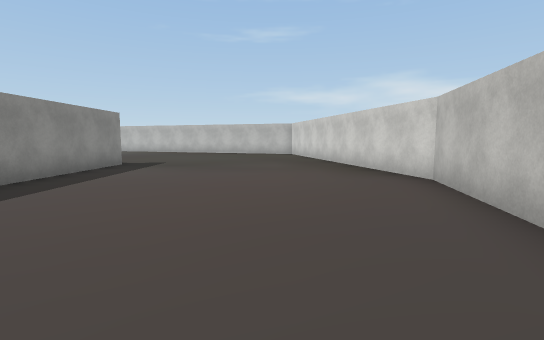
View 1 (above)

22 first-person views from a walk through a 3-D level made in the Unity game engine. The camera is 1.5 m above the floor, tilts 6° down and sees 85° across. The floor is counted in squares, 2 m on a side. Each view is taken from the middle of a square. On the plan, view 1 faces up. The plan holds only what a view shows up to about 10 squares ahead; the rest is blank. The place goes on beyond the plan. Some surface patterns are stand-ins.

View 2
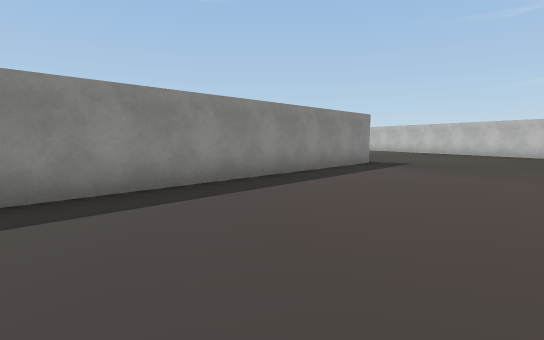

View 3
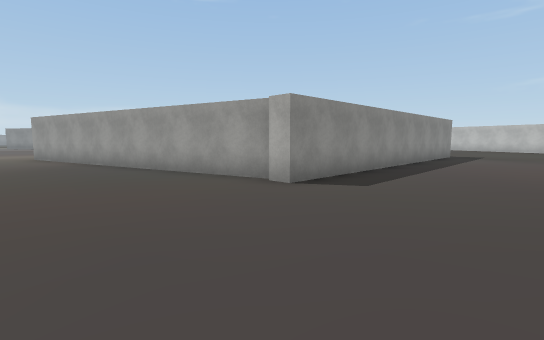

View 4
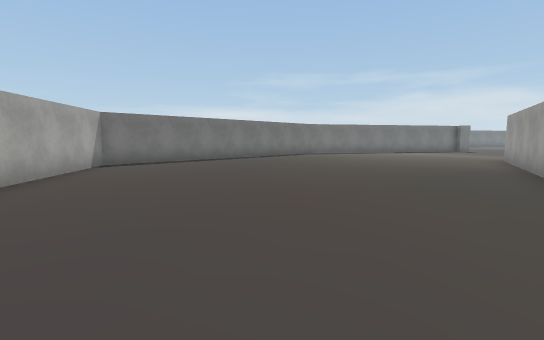

View 5
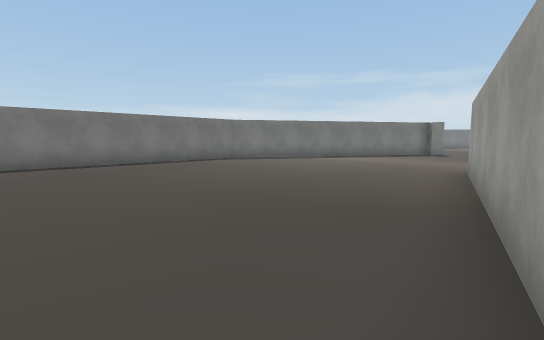

View 6
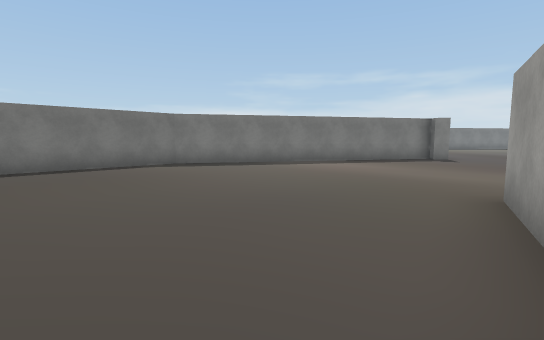

View 7
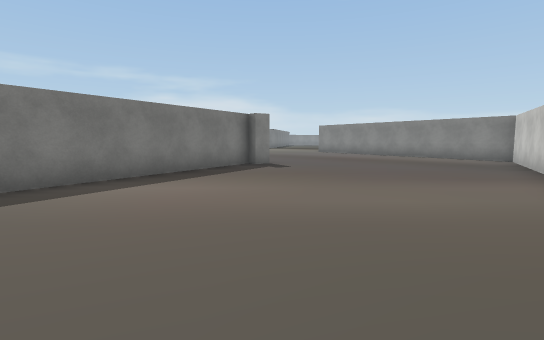

View 8
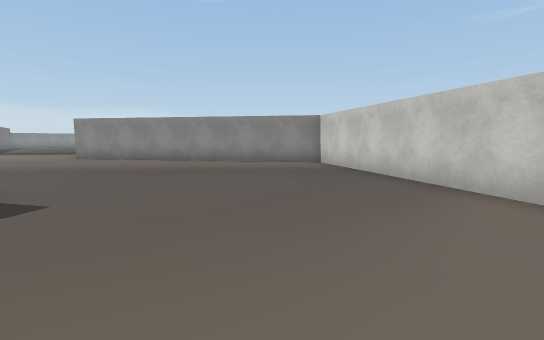

View 9
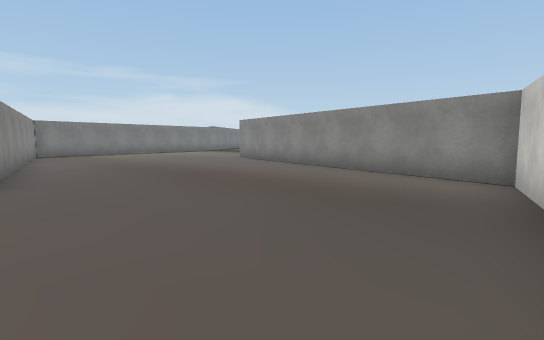

View 10
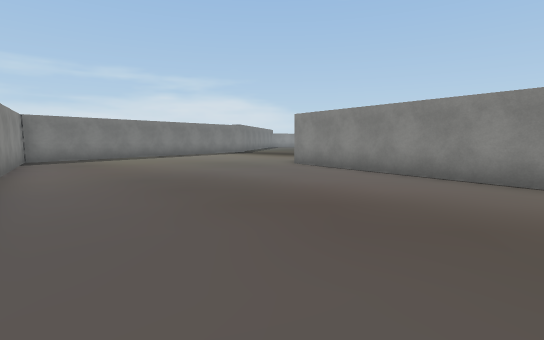

View 11
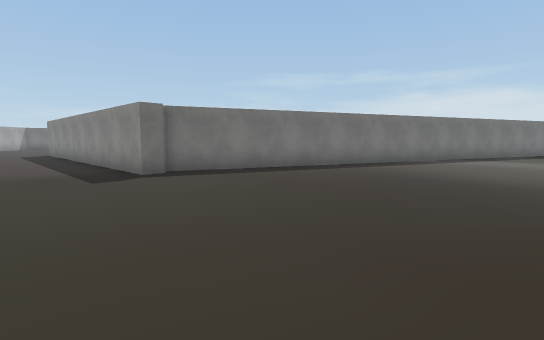

View 12
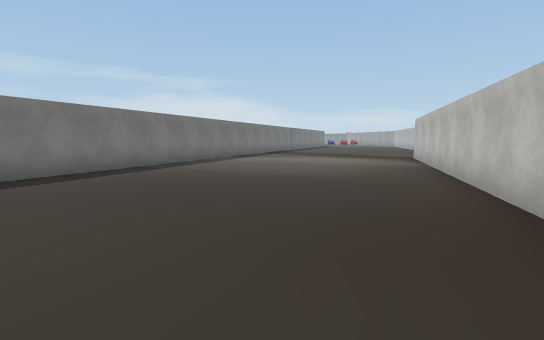

View 13
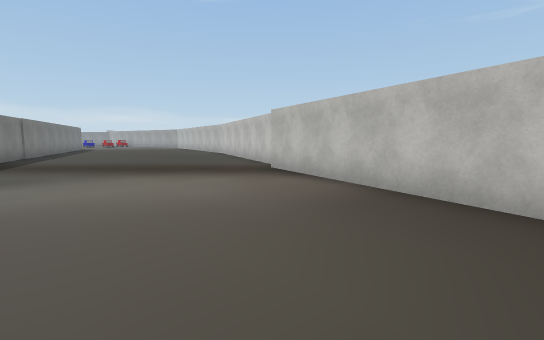

View 14
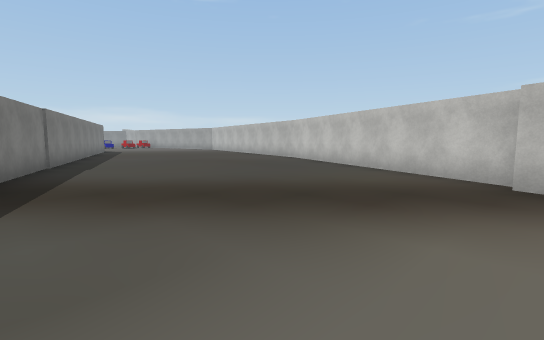

View 15
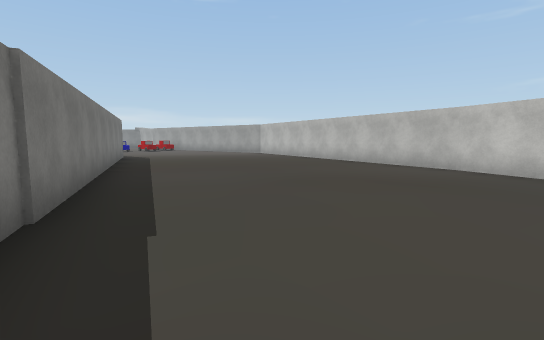

View 16
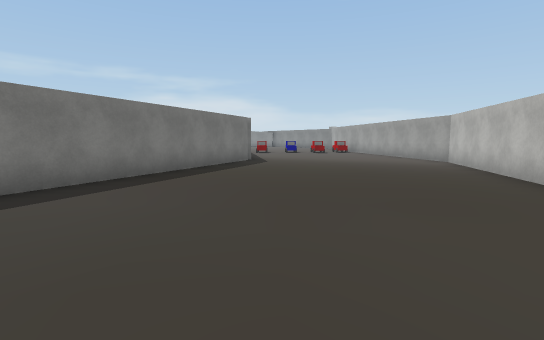

View 17
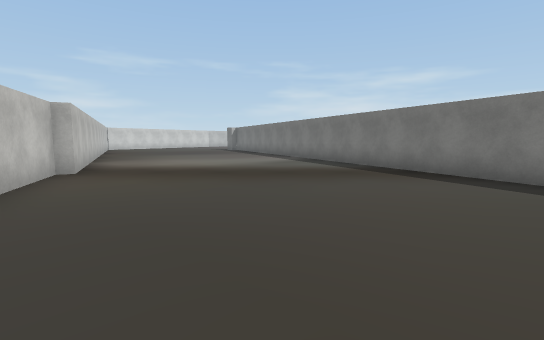

View 18
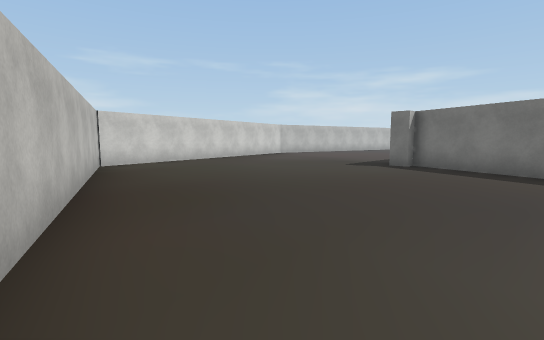

View 19
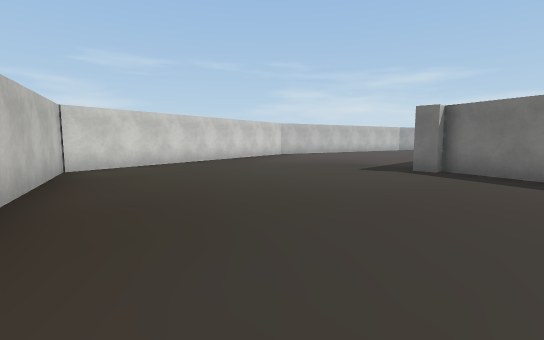

View 20
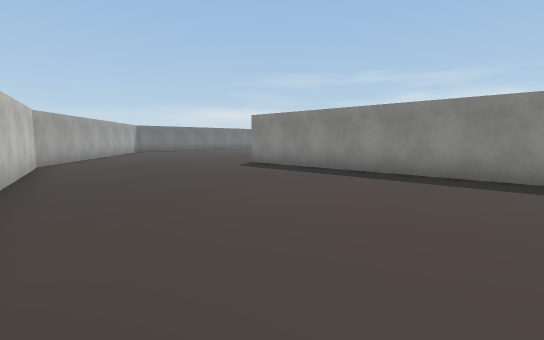

View 21
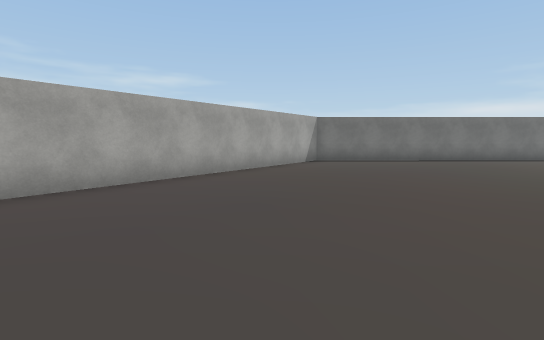

View 22
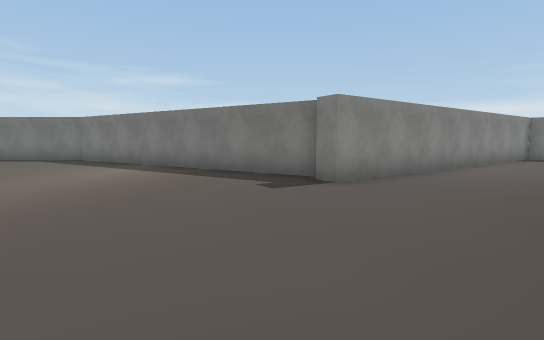

### Floor plan
Points are (right, up) in squares from view 1. A wall is a line through its corners. A room is listed if a view was taken in it or the views show most of it. See-through windows are left out.
Room 1 (views 1, 2, 3, 4, 5, 6, 7, 8, 9, 10, 11, 12, 13, 14, 15, 16, 17, 18, 19, 20, 21, 22)
walls: (-12.7, 11.4) (-4.9, 8.4) (-4.9, 8.7) (-4.4, 8.7) (-4.3, -1.2) (-4.8, -1.3); (-5, -1.1) (-14.6, -3.5); (-17.1, -1.5) (-22.7, 1.9) (-30.1, -3.3); (-20.8, 23.1) (-24.3, 24); (2.3, 2.4) (3, 5.4) (1, 14.6) (-13.5, 19.5) (-13.4, 19.8) (-20.9, 23.2); (-25.9, 24.5) (-30.6, 25.7) (-31.1, 25.6); (-31.2, 18.7) (-15.3, 12.5); (-31.1, -11) (-30.2, -11.7) (-22.1, -6.1) (-21.8, -6.5) (-22.1, -6.7) (-14.3, -11.5) (-4.5, -11.3) (0.8, -4) (1.8, 0.2)

Where each view was taken, in squares from view 1:
view 1: 0 up, 0 right, facing up
view 2: 0 up, 0 right, facing up-left
view 3: 5 down, 1 left, facing up-left
view 4: 2 down, 2 left, facing down-left
view 5: 2 down, 7 left, facing down-left
view 6: 3 down, 10 left, facing down-left
view 7: 6 down, 13 left, facing left
view 8: 6 down, 17 left, facing up-left
view 9: 2 down, 18 left, facing left
view 10: 4 down, 21 left, facing left
view 11: 15 up, 2 left, facing down-left
view 12: 14 up, 2 left, facing left
view 13: 14 up, 8 left, facing up-left
view 14: 14 up, 13 left, facing up-left
view 15: 15 up, 19 left, facing up-left
view 16: 20 up, 21 left, facing left
view 17: 21 up, 21 left, facing down-right
view 18: 17 up, 8 left, facing down-right
view 19: 16 up, 7 left, facing down-right
view 20: 6 up, 2 right, facing down-left
view 21: 1 down, 3 left, facing down
view 22: 1 down, 21 left, facing down
